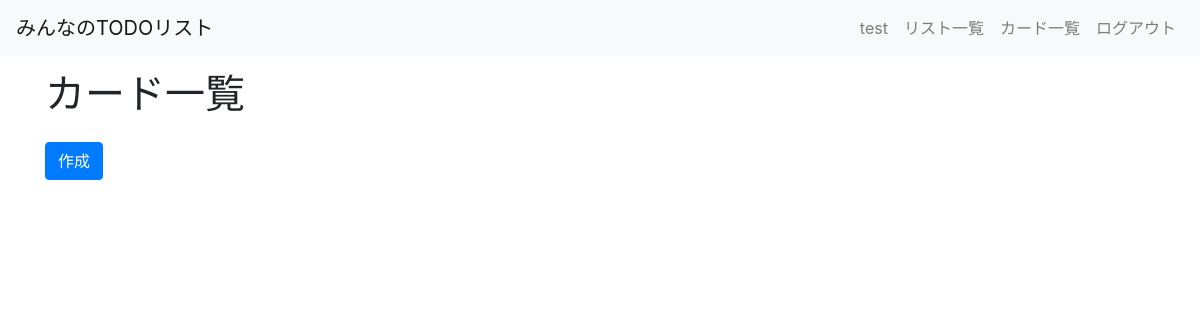
Before: /todo/cards/ (signed in) with the older database file.
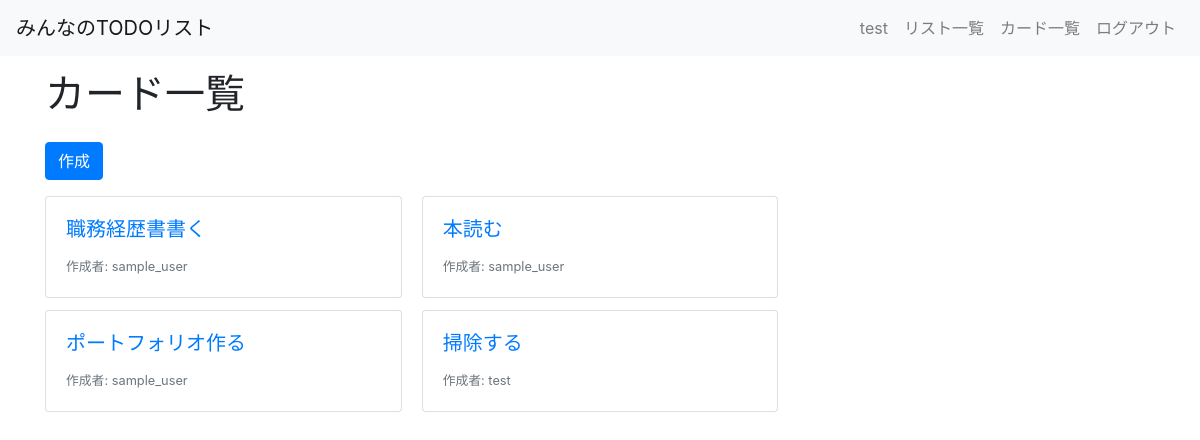
After: the same page with the newer database file.
### todo/models.py (models this page shows, shortened)
class Card(models.Model):
    title = models.CharField(max_length=200)
    description = models.TextField()
    user = models.ForeignKey(User, on_delete=models.CASCADE)
    list = models.ForeignKey(List, on_delete=models.CASCADE)

### todo/views.py (the view)
# urls.py: path("cards/", views.CardListView.as_view(), name="cards_list"),
class CardListView(LoginRequiredMixin, ListView):
    model = Card
    template_name = "todo/cards/list.html"

### todo/templates/todo/cards/list.html
{% extends "todo/base.html" %}
{% block content %}
<div class="container">
  <h1>カード一覧</h1>
  <a class="btn btn-primary my-3" href="{% url 'todo:cards_create' %}" role="button">作成</a>
  <div class="card-columns">
    {% for card in card_list %}
    <a href="{% url 'todo:cards_detail' card.pk %}" class="card">
      <div class="card-body">
        <h5 class="card-title">{{ card.title }}</h5>
        <footer>
          <small class="text-muted">作成者: {{ card.user.username }}</small>
        </footer>
      </div>
    </a>
    {% endfor %}
  </div>
</div>
{% endblock %}

Changed rows visible on the page:
added Card: title "職務経歴書書く", user.username "sample_user"
added Card: title "ポートフォリオ作る", user.username "sample_user"
added Card: title "本読む", user.username "sample_user"
added Card: title "掃除する", user.username "test"
